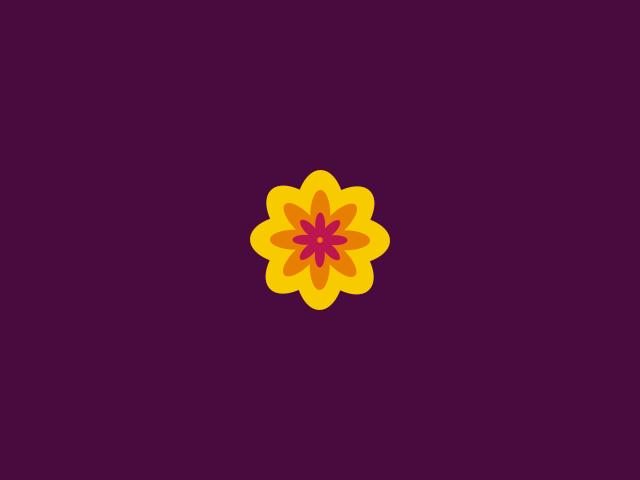
Frame 1 (no input)
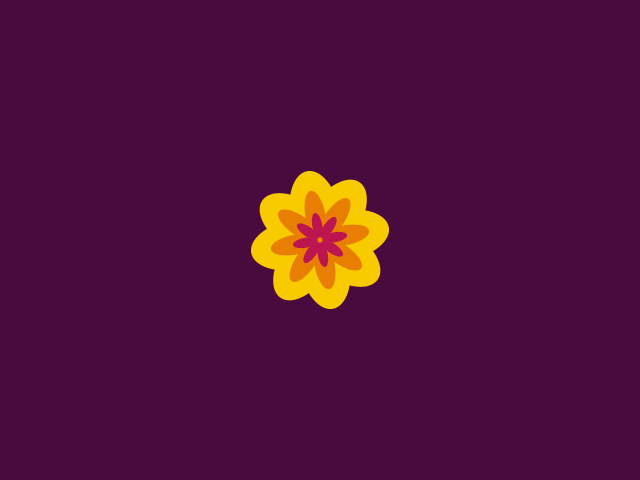
Frame 60 (the mouse pressed at the canvas centre just before this capture)
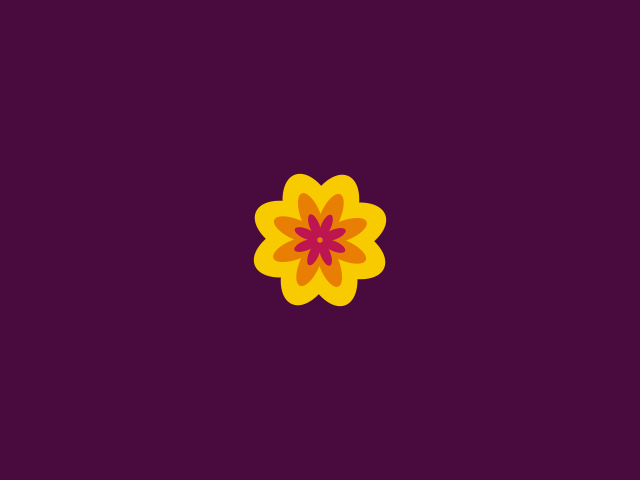
Frame 120 (the mouse held since frame 60 and released just before this capture)

The Processing sketch that drew these frames (run headless with seeded random() and noise(); from frame 60 on, the mouse is pressed at the canvas centre):

// Processing sketch: flower_d
// ── flower_d.pde
/**
  * flower_d
  *
  * Draw a flower by using a class
  * The whole flower is now drawn by a single function of an object. 
  * Each petal is an ellipse and rotated to match the angel of the position in the circle
  *
  */ 
  
// use an array of colors for colorpalette   
color[] colors = {color(73, 10, 61), color(189, 21, 80), color(233, 127, 2), color(248, 202, 0), color(138, 155, 15)};

// declare you want to make an flower object
Flower flower;

// --> SETUP
void setup() {
  size(640, 480);  // set size of window
  
  // create the declared object with the right parameters
  flower = new Flower(new PVector(width/2,height/2));
}



// --> DRAW
void draw() {

  background(colors[0]);  // draw background
  noStroke();             // do not draw outline

  // Display the flower
  flower.update();
  flower.display();

  
}

// ── classes.pde
class Flower {

  // --> VARS
  PVector pos;
  float angle = 0;

  // --> CONSTRUCTOR
  Flower(PVector _pos) {
    pos = _pos.copy();
  }


  // --> METHODS
  void update(){
    angle += 0.01;
  }
  
  void display() {
    pushMatrix();
    translate(pos.x,pos.y);
    rotate(angle);
    
    drawLeaves(45, 25, 50, 90, colors[3]);
    drawLeaves(45, 25, 20, 50, colors[2]);
    drawLeaves(45, 15, 10, 25, colors[1]);
    
    popMatrix();
  }

  void drawLeaves(int step, int rad, int sizeX, int sizeY, color col) {

    for (int i=0; i<360; i += step)
    {
      pushMatrix();
      float x = (rad * sin(radians(i)));
      float y = (rad * cos(radians(i)));
      translate(x, y);
      rotate(-radians(i));
      fill(col);
      ellipse(0, 0, sizeX, sizeY);
      popMatrix();
    }
  }
}
